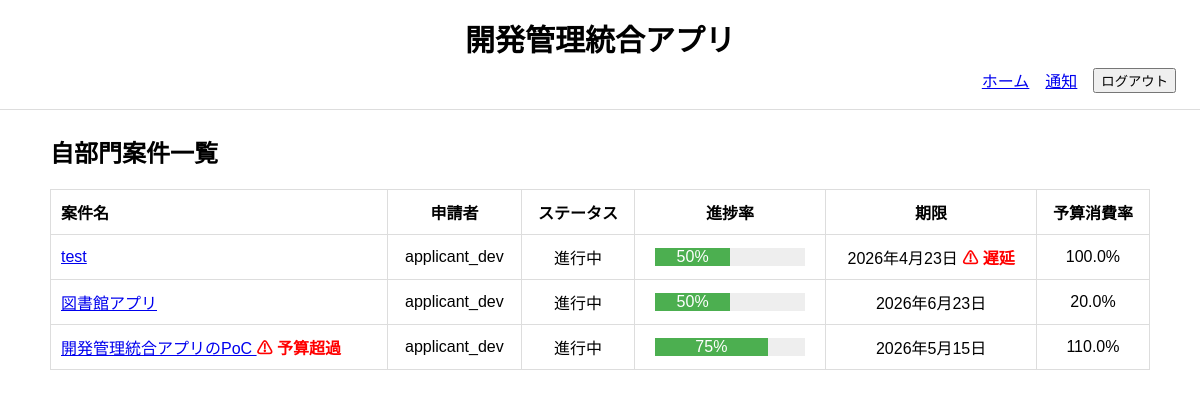
The app's page /department/projects/ (signed in) with its own data.
### project_management_app/models.py (models this page shows, shortened)
class Project(models.Model):
    class Status(models.TextChoices):
        DRAFT = "draft", "下書き"
        PENDING_MANAGER = "pending_manager", "部門承認待ち"
        PENDING_HQ = "pending_hq", "本部承認待ち"
        APPROVED = "approved", "承認済"
        IN_PROGRESS = "in_progress", "進行中"
        COMPLETED = "completed", "完了"
        REJECTED = "rejected", "却下"
    name = models.CharField("案件名", max_length=200)
    description = models.TextField("目的・概要")
    applicant = models.ForeignKey(
        CustomUser,
        verbose_name="案件担当者",
        on_delete=models.SET_NULL,
        null=True,
        blank=True,
        related_name="applied_projects"
    )
    department = models.ForeignKey(
        Department,
        verbose_name="担当部門",
        on_delete=models.PROTECT,
        related_name="projects",
    )
    estimated_budget = models.DecimalField(
        "予算額", max_digits=12, decimal_places=0
        )
    is_budget_notified = models.BooleanField(default=False)
    progress_rate = models.PositiveIntegerField(
        "全体進捗率",
        default=0,
        validators=[MinValueValidator(0), MaxValueValidator(100)]
    )
    status = models.CharField(
        "ステータス",
        max_length=30,
        choices=Status.choices,
        default=Status.DRAFT
    )
    submitted_at = models.DateField("申請日", null=True, blank=True)
    start_date = models.DateField("開始日", null=True, blank=True)
    due_date = models.DateField("期限", null=True, blank=True)
    approved_at = models.DateField("最終承認日", null=True, blank=True)
    completed_at = models.DateField("完了日", null=True, blank=True)
    created_at = models.DateTimeField("作成日時", auto_now_add=True)
    updated_at = models.DateTimeField("更新日時", auto_now=True)
    class Meta:
        verbose_name = "案件"
        verbose_name_plural = "案件"
        ordering = ["-created_at"]
    @property
    def total_actual_amount(self):
        return (
            self.budget_records.aggregate(
                total=Sum("amount")
            )["total"] or 0
        )
    @property
    def consumption_rate(self):
        if not self.estimated_budget:
            return 0
        return round(
            (self.total_actual_amount / self.estimated_budget) * 100, 1
        )
    @property
    def is_delayed(self):
        return bool(
            self.due_date
            and self.due_date < timezone.now().date()
            and self.status != self.Status.COMPLETED
        )
    @property
    def is_over_budget(self):
        return self.total_actual_amount > self.estimated_budget

class CustomUser(AbstractUser):
    class Role(models.TextChoices):
        MEMBER = "member", "タスク担当者"
        APPLICANT = "applicant", "申請者"
        MANAGER = "manager", "部門管理者"
        HQ = "hq", "本部管理者"
    department = models.ForeignKey(
        Department,
        verbose_name="所属部門",
        on_delete=models.PROTECT,
        related_name="users",
        null=True,
        blank=True
    )
    role = models.CharField(
        "ロール",
        max_length=30,
        choices=Role.choices,
        default=Role.APPLICANT
    )
    class Meta:
        verbose_name = "ユーザー"
        verbose_name_plural = "ユーザー"

### project_management_app/views.py (the view)
# urls.py: path("department/projects/", DepartmentProjectListView.as_view(), name="department_project_list"),
class DepartmentProjectListView(LoginRequiredMixin, ListView):
    model = Project
    template_name = "project_management_app/department_project_list.html"
    context_object_name = "projects"
    paginate_by = 20
    def get_queryset(self):
        return (
            Project.objects.filter(
                department=self.request.user.department
            )
            .select_related("applicant", "department")
            .order_by("-created_at")
        )

### project_management_app/context_processors.py (called while the page is built)
def notification_count(request):
    if request.user.is_authenticated:
        count = Notification.objects.filter(
            recipient=request.user,
            is_read=False
        ).count()
    else:
        count = 0
    return {
        "unread_notification_count": count
    }

def pending_approval_count(request):
    if request.user.is_authenticated:
        if request.user.role == "manager":
            count = Project.objects.filter(
                department=request.user.department,
                status=Project.Status.PENDING_MANAGER
            ).count()
        elif request.user.role == "hq":
            count = Project.objects.filter(
                status=Project.Status.PENDING_HQ
            ).count()
        else:
            count = 0
    else:
        count = 0
    return {
        "pending_approval_count": count
    }

### project_management_app/templates/project_management_app/department_project_list.html (shortened to what this page needs)
{% extends "project_management_app/base.html" %}
{% block content %}
<h2>自部門案件一覧</h2>
<table>
    <tr>
        <th>案件名</th>
        <th>申請者</th>
        <th>ステータス</th>
        <th>進捗率</th>
        <th>期限</th>
        <th>予算消費率</th>
    </tr>
    {% for project in projects %}
    <tr>
        <td>
            <a href="{% url 'project_detail' project.pk %}">
                {{ project.name }}
            </a>
            {% if project.is_over_budget %}
                <span class="warning">⚠ 予算超過</span>
            {% endif %}
        </td>
        <td>{{ project.applicant.username }}</td>
        <td>{{ project.get_status_display }}</td>
        <td style="text-align:center;">
            <div style="background:#eee; width:150px; display:inline-block;">
                <div style="
                    background:#4caf50;
                    width:{{ project.progress_rate }}%;
                    text-align:center;
                    color:white;
                ">
                    {{ project.progress_rate }}%
                </div>
            </div>
        </td>
        <td>
            {{ project.due_date }}
            {% if project.is_delayed %}
                <span style="color: red;"><strong>⚠ 遅延</strong></span>
            {% endif %}
        </td>
        <td>{{ project.consumption_rate }}%</td>
    </tr>
    {% empty %}
    <tr>
        <td colspan="5">案件がありません</td>
    </tr>
    {% endfor %}
</table>
{% endblock %}

### project_management_app/static/project_management_app/base.css (style rules this page uses)
body { font-family: sans-serif; margin: 0; }
table { width: 100%; border-collapse: collapse; }
th, td { text-align: center; vertical-align: middle; padding: 10px; border: 1px solid #ddd; }
th:first-child, td:first-child { text-align: left; }
.warning { color: red; font-weight: bold; }

### records on screen
Project: name "test", applicant.username "applicant_dev", status "進行中", progress_rate "50", due_date "2026年4月23日", shows "⚠ 遅延", consumption_rate "100.0"
Project: name "図書館アプリ", applicant.username "applicant_dev", status "進行中", progress_rate "50", due_date "2026年6月23日", consumption_rate "20.0"
Project: name "開発管理統合アプリのPoC", shows "⚠ 予算超過", applicant.username "applicant_dev", status "進行中", progress_rate "75", due_date "2026年5月15日", consumption_rate "110.0"
